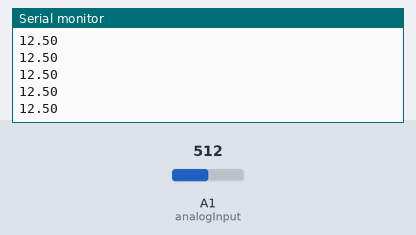
The sketch below on a simulated Arduino Uno, built with avr-gcc and run on an emulated ATmega328P. On the bench: the last lines printed to the serial monitor. Inputs (shaded band) come from the test bench; at power-on: A1 (analogInput) = 512.

Above: at 1.2 s.
1.3 s: A1 (analogInput) set to 716
At 1.9 s:
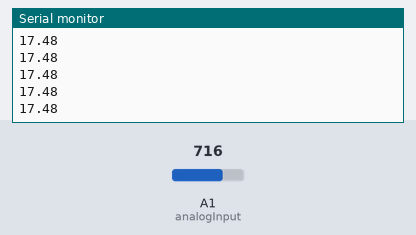
2.8 s: A1 (analogInput) set to 900
At 3.4 s:
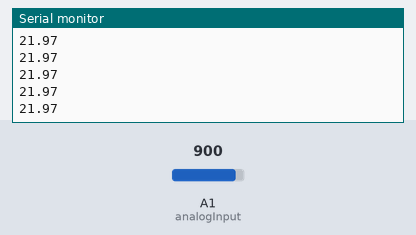
Timing chart, 0 to 5.8 s (numbered marks = the images above; inputs shaded):
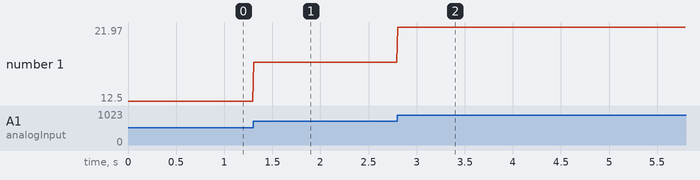

The sketch:

Oscyloskop_DC_Voltage_Sensor.ino
```cpp
// Oscyloskop
int analogInput = A1;
float vout = 0.0;
float vin = 0.0;
float R1 = 30000.0;
float R2 = 7500.0;
int value = 0;
void setup() {
  pinMode(analogInput, INPUT);
  Serial.begin(9600);

}

void loop() {

  value = analogRead(analogInput);
  vout = (value * 5.0) / 1024.0;
  vin = vout / (R2 / (R1 + R2));
  Serial.println(vin, 2);
  delay(10);
}
```

Measured:
- after the input at 1.3 s, the serial monitor: prints a new line at once (image 1)
- after the input at 2.8 s, the serial monitor: prints a new line at once (image 2)
- plotted number 1: 12.5 → 17.48 after the input at 1.3 s, 17.48 → 21.97 after the input at 2.8 s
